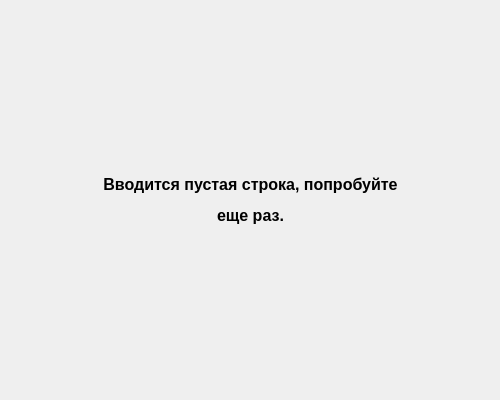
<?xml version="1.0" encoding="UTF-8"?>
<ui version="4.0">
 <class>Dialog</class>
 <widget class="QDialog" name="Dialog">
  <property name="geometry">
   <rect>
    <x>0</x>
    <y>0</y>
    <width>500</width>
    <height>400</height>
   </rect>
  </property>
  <property name="windowTitle">
   <string>Task2Error</string>
  </property>
  <layout class="QGridLayout" name="gridLayout">
   <item row="1" column="0">
    <spacer name="horizontalSpacer">
     <property name="orientation">
      <enum>Qt::Horizontal</enum>
     </property>
     <property name="sizeHint" stdset="0">
      <size>
       <width>40</width>
       <height>20</height>
      </size>
     </property>
    </spacer>
   </item>
   <item row="1" column="2">
    <spacer name="horizontalSpacer_2">
     <property name="orientation">
      <enum>Qt::Horizontal</enum>
     </property>
     <property name="sizeHint" stdset="0">
      <size>
       <width>40</width>
       <height>20</height>
      </size>
     </property>
    </spacer>
   </item>
   <item row="2" column="1">
    <spacer name="verticalSpacer">
     <property name="orientation">
      <enum>Qt::Vertical</enum>
     </property>
     <property name="sizeHint" stdset="0">
      <size>
       <width>20</width>
       <height>40</height>
      </size>
     </property>
    </spacer>
   </item>
   <item row="1" column="1">
    <layout class="QHBoxLayout" name="horizontalLayout">
     <item>
      <widget class="QLabel" name="label">
       <property name="text">
        <string>&lt;html&gt;&lt;head/&gt;&lt;body&gt;&lt;p align=&quot;center&quot;&gt;&lt;span style=&quot; font-size:12pt; font-weight:696;&quot;&gt;Вводится пустая строка, попробуйте&lt;/span&gt;&lt;/p&gt;&lt;p align=&quot;center&quot;&gt;&lt;span style=&quot; font-size:12pt; font-weight:696;&quot;&gt; еще раз.&lt;/span&gt;&lt;/p&gt;&lt;/body&gt;&lt;/html&gt;</string>
       </property>
      </widget>
     </item>
    </layout>
   </item>
   <item row="0" column="1">
    <spacer name="verticalSpacer_2">
     <property name="orientation">
      <enum>Qt::Vertical</enum>
     </property>
     <property name="sizeHint" stdset="0">
      <size>
       <width>20</width>
       <height>40</height>
      </size>
     </property>
    </spacer>
   </item>
  </layout>
 </widget>
 <resources/>
 <connections/>
</ui>
